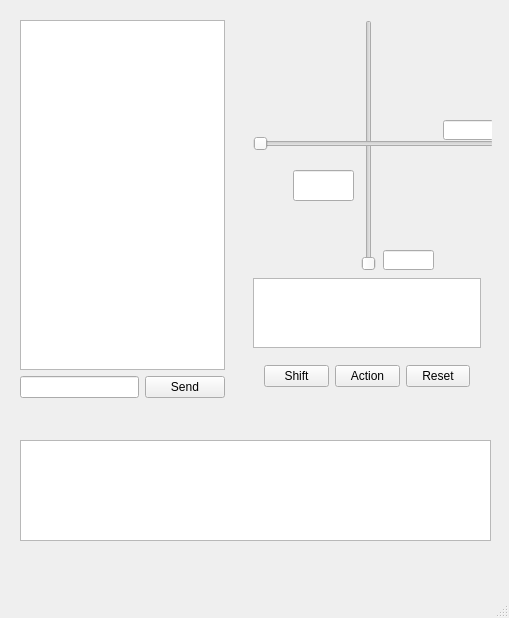
<?xml version="1.0" encoding="UTF-8"?>
<ui version="4.0">
 <class>MainWindow</class>
 <widget class="QMainWindow" name="MainWindow">
  <property name="geometry">
   <rect>
    <x>0</x>
    <y>0</y>
    <width>509</width>
    <height>618</height>
   </rect>
  </property>
  <property name="windowTitle">
   <string>MainWindow</string>
  </property>
  <widget class="QWidget" name="centralWidget">
   <widget class="QWidget" name="widget" native="true">
    <property name="geometry">
     <rect>
      <x>242</x>
      <y>9</y>
      <width>250</width>
      <height>400</height>
     </rect>
    </property>
    <property name="maximumSize">
     <size>
      <width>250</width>
      <height>400</height>
     </size>
    </property>
    <layout class="QVBoxLayout" name="verticalLayout">
     <item>
      <widget class="QWidget" name="widget_2" native="true">
       <property name="minimumSize">
        <size>
         <width>250</width>
         <height>400</height>
        </size>
       </property>
       <property name="sizeIncrement">
        <size>
         <width>5</width>
         <height>5</height>
        </size>
       </property>
       <widget class="QSlider" name="sld_col">
        <property name="geometry">
         <rect>
          <x>100</x>
          <y>0</y>
          <width>31</width>
          <height>251</height>
         </rect>
        </property>
        <property name="sizeIncrement">
         <size>
          <width>0</width>
          <height>10</height>
         </size>
        </property>
        <property name="baseSize">
         <size>
          <width>0</width>
          <height>5</height>
         </size>
        </property>
        <property name="orientation">
         <enum>Qt::Vertical</enum>
        </property>
       </widget>
       <widget class="QSlider" name="sld_row">
        <property name="geometry">
         <rect>
          <x>0</x>
          <y>108</y>
          <width>241</width>
          <height>31</height>
         </rect>
        </property>
        <property name="sizeIncrement">
         <size>
          <width>10</width>
          <height>0</height>
         </size>
        </property>
        <property name="baseSize">
         <size>
          <width>0</width>
          <height>5</height>
         </size>
        </property>
        <property name="orientation">
         <enum>Qt::Horizontal</enum>
        </property>
       </widget>
       <widget class="QLineEdit" name="row_value">
        <property name="geometry">
         <rect>
          <x>190</x>
          <y>100</y>
          <width>51</width>
          <height>20</height>
         </rect>
        </property>
        <property name="maxLength">
         <number>10</number>
        </property>
       </widget>
       <widget class="QLineEdit" name="col_value">
        <property name="geometry">
         <rect>
          <x>130</x>
          <y>230</y>
          <width>51</width>
          <height>20</height>
         </rect>
        </property>
        <property name="maxLength">
         <number>10</number>
        </property>
       </widget>
       <widget class="QLineEdit" name="statusLine">
        <property name="geometry">
         <rect>
          <x>40</x>
          <y>150</y>
          <width>61</width>
          <height>31</height>
         </rect>
        </property>
       </widget>
      </widget>
     </item>
     <item>
      <widget class="QPlainTextEdit" name="stateText"/>
     </item>
     <item>
      <widget class="QWidget" name="widget_3" native="true">
       <property name="minimumSize">
        <size>
         <width>200</width>
         <height>0</height>
        </size>
       </property>
       <property name="maximumSize">
        <size>
         <width>400</width>
         <height>50</height>
        </size>
       </property>
       <layout class="QHBoxLayout" name="horizontalLayout_2">
        <item>
         <widget class="QPushButton" name="btn_Shift">
          <property name="text">
           <string>Shift</string>
          </property>
         </widget>
        </item>
        <item>
         <widget class="QPushButton" name="btn_Action">
          <property name="text">
           <string>Action</string>
          </property>
         </widget>
        </item>
        <item>
         <widget class="QPushButton" name="btn_resetWindow">
          <property name="text">
           <string>Reset</string>
          </property>
         </widget>
        </item>
       </layout>
      </widget>
     </item>
    </layout>
   </widget>
   <widget class="QWidget" name="widget_4" native="true">
    <property name="geometry">
     <rect>
      <x>9</x>
      <y>9</y>
      <width>227</width>
      <height>400</height>
     </rect>
    </property>
    <property name="maximumSize">
     <size>
      <width>250</width>
      <height>400</height>
     </size>
    </property>
    <layout class="QVBoxLayout" name="verticalLayout_2">
     <item>
      <widget class="QPlainTextEdit" name="serverContent"/>
     </item>
     <item>
      <layout class="QHBoxLayout" name="horizontalLayout">
       <item>
        <widget class="QLineEdit" name="lineString"/>
       </item>
       <item>
        <widget class="QPushButton" name="send">
         <property name="text">
          <string>Send</string>
         </property>
        </widget>
       </item>
      </layout>
     </item>
    </layout>
   </widget>
   <widget class="QPlainTextEdit" name="KeyCodeState">
    <property name="geometry">
     <rect>
      <x>20</x>
      <y>440</y>
      <width>471</width>
      <height>101</height>
     </rect>
    </property>
   </widget>
  </widget>
  <widget class="QMenuBar" name="menuBar">
   <property name="geometry">
    <rect>
     <x>0</x>
     <y>0</y>
     <width>509</width>
     <height>23</height>
    </rect>
   </property>
  </widget>
  <widget class="QStatusBar" name="statusBar"/>
 </widget>
 <layoutdefault spacing="6" margin="11"/>
 <resources/>
 <connections/>
</ui>
